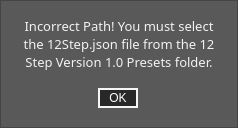
<?xml version="1.0" encoding="UTF-8"?>
<ui version="4.0">
 <class>importOldNotFoundDialog</class>
 <widget class="QWidget" name="importOldNotFoundDialog">
  <property name="geometry">
   <rect>
    <x>0</x>
    <y>0</y>
    <width>238</width>
    <height>128</height>
   </rect>
  </property>
  <property name="windowTitle">
   <string>Form</string>
  </property>
  <property name="styleSheet">
   <string notr="true">QWidget
{
	background: rgb(89, 89, 89);
}

/*-------QLabel-------*/
QLabel
{
	font: 10pt &quot;Futura-Normal&quot;;
	color: rgb(242, 242, 242);
}

/*----------- QPushButton ------------*/
QPushButton
{
	background: rgb(40, 40, 40);
	color: white;
	border: 2px solid rgb(245, 245, 245);
	font: 9pt &quot;Futura-Normal&quot;;
	padding: 0,1,0,0;
}

QPushButton:pressed
{
	background: rgb(245, 245, 245);
	color: black;
	border: 2px solid rgb(245, 245, 245);
	font: 9pt &quot;Futura-Normal&quot;;
	padding: 0, 1, 0, 0;
}

</string>
  </property>
  <widget class="QFrame" name="warningFrame">
   <property name="geometry">
    <rect>
     <x>0</x>
     <y>0</y>
     <width>238</width>
     <height>128</height>
    </rect>
   </property>
   <property name="focusPolicy">
    <enum>Qt::NoFocus</enum>
   </property>
   <property name="styleSheet">
    <string notr="true"/>
   </property>
   <property name="frameShape">
    <enum>QFrame::StyledPanel</enum>
   </property>
   <property name="frameShadow">
    <enum>QFrame::Raised</enum>
   </property>
   <widget class="QFrame" name="warningSubFrame">
    <property name="geometry">
     <rect>
      <x>8</x>
      <y>8</y>
      <width>222</width>
      <height>112</height>
     </rect>
    </property>
    <property name="focusPolicy">
     <enum>Qt::NoFocus</enum>
    </property>
    <property name="styleSheet">
     <string notr="true">QFrame 
{
background: none;
border:none;
}
</string>
    </property>
    <property name="frameShape">
     <enum>QFrame::StyledPanel</enum>
    </property>
    <property name="frameShadow">
     <enum>QFrame::Raised</enum>
    </property>
    <widget class="QLabel" name="label">
     <property name="geometry">
      <rect>
       <x>8</x>
       <y>2</y>
       <width>206</width>
       <height>68</height>
      </rect>
     </property>
     <property name="font">
      <font>
       <family>Futura-Normal</family>
       <pointsize>10</pointsize>
       <weight>50</weight>
       <italic>false</italic>
       <bold>false</bold>
      </font>
     </property>
     <property name="text">
      <string>Incorrect Path! You must select the 12Step.json file from the 12 Step Version 1.0 Presets folder.</string>
     </property>
     <property name="alignment">
      <set>Qt::AlignCenter</set>
     </property>
     <property name="wordWrap">
      <bool>true</bool>
     </property>
    </widget>
    <widget class="QPushButton" name="ok">
     <property name="geometry">
      <rect>
       <x>90</x>
       <y>80</y>
       <width>40</width>
       <height>20</height>
      </rect>
     </property>
     <property name="focusPolicy">
      <enum>Qt::TabFocus</enum>
     </property>
     <property name="toolTip">
      <string>You've selected the wrong path. </string>
     </property>
     <property name="styleSheet">
      <string notr="true"/>
     </property>
     <property name="text">
      <string>OK</string>
     </property>
    </widget>
   </widget>
  </widget>
 </widget>
 <resources/>
 <connections/>
</ui>
